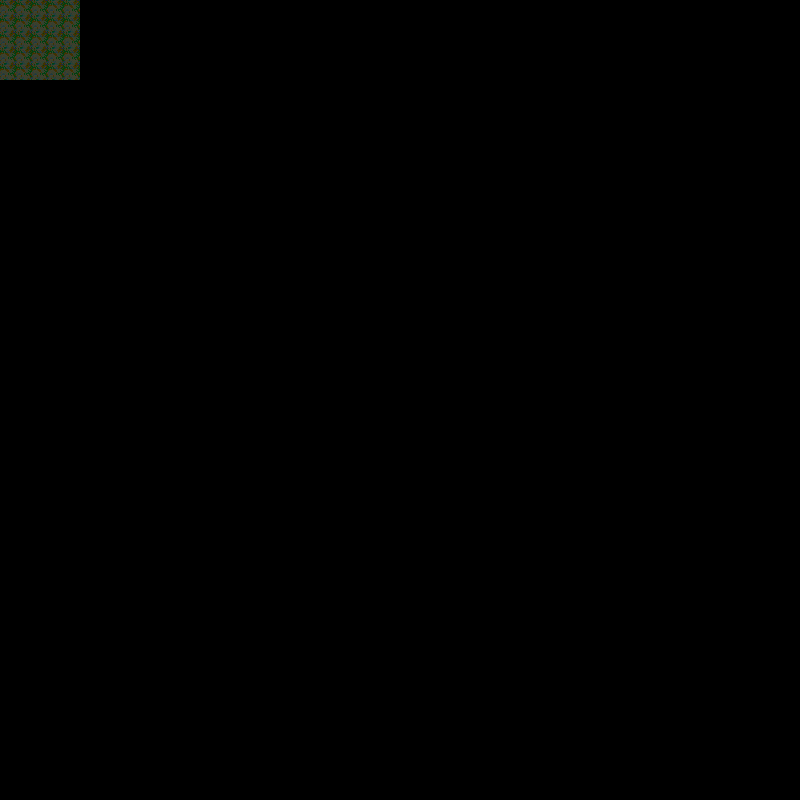

A level layout from a 2D game, rendered from its tile map. Below: a short description, then the map file with tile-grid data replaced by summaries:
An orthogonal 50x50 tile map with 16x16 px tiles, 2 tile layers (Ground, Collisions).

<map version="1.10" width="50" height="50" tilewidth="16" tileheight="16">
	<tileset firstgid="1" name="ground" tilewidth="16" tileheight="16" tilecount="1" columns="1">
		<image source="ground.png" width="16" height="16" />
	</tileset>
	<layer id="1" name="Ground" width="5" height="5">
		<data>[2100 cells, 2100 non-empty, 1 distinct tile ids]</data>
	</layer>
	<layer id="2" name="Collisions" width="5" height="5">
		<data>[2550 cells, 198 non-empty, 1 distinct tile ids]</data>
	</layer>
</map>
